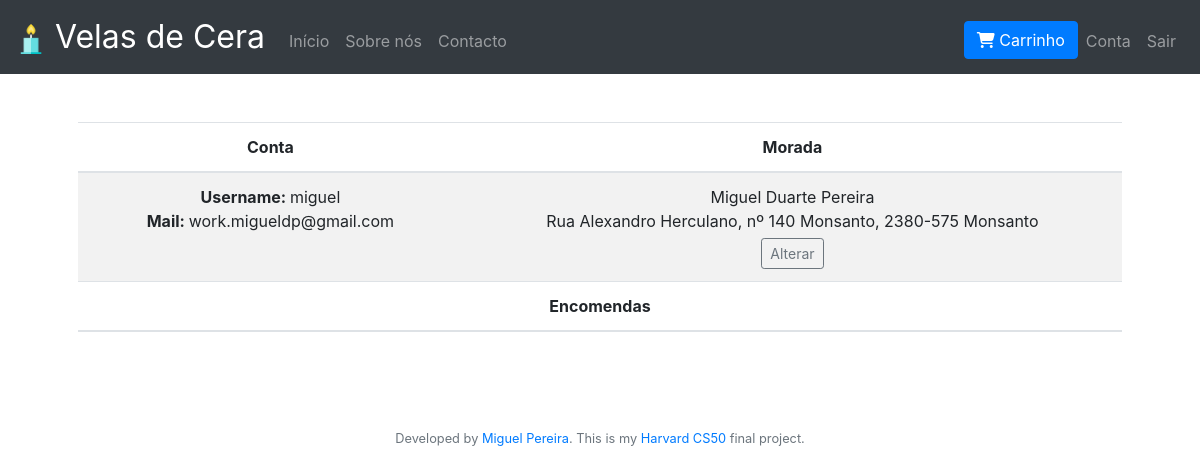
Page /conta (signed in) on the earlier database version.
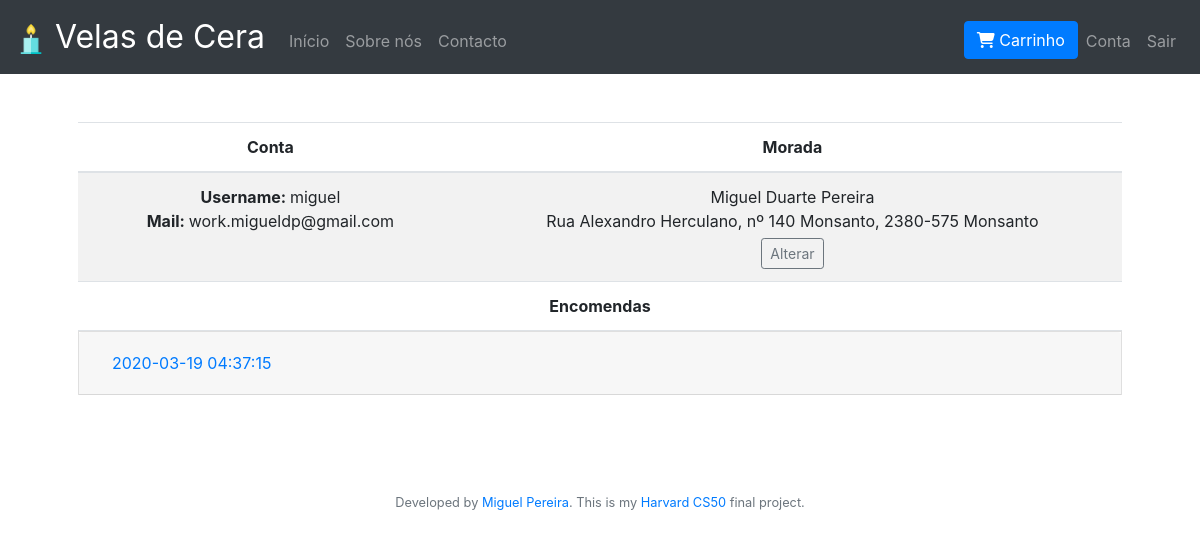
Same page on the later database version.
### tables this page shows
CREATE TABLE users (id integer not null primary key autoincrement, username text not null, hash text not null, mail text not null unique, tipo text not null);

CREATE TABLE morada (user_id integer unique not null, zip text not null, city text not null, street text not null, nome text);

CREATE TABLE encomenda (id integer not null primary key autoincrement, user_id integer not null, product_id integer not null, quantities numeric not null, price numeric not null, product_name text not null, data timestamp not null default current_timestamp, estado text not null default em_processo);

### app.py (the view, shortened to what this page needs)
@app.route("/conta", methods=["GET", "POST"])
@login_required
def conta():
    user_id = session.get("user_id")
    rows = db.execute ("select username, mail from users where id = :user_id", user_id=user_id)
    username = rows[0]["username"]
    mail = rows[0]["mail"]
    zipcode=''
    city=''
    street=''
    nome=''
    encomendas_datas = db.execute("select data, id from encomenda where user_id = :user_id group by data", user_id=user_id)
    encomendas = db.execute("select * from encomenda where user_id = :user_id", user_id=user_id)
    exists_adress = False
    check_adress = db.execute("select * from morada where user_id=:user_id", user_id=user_id)
    if len(check_adress) == 1 and check_adress[0]["user_id"] == user_id:
        exists_adress = True
        zipcode=check_adress[0]["zip"]
        city=check_adress[0]["city"]
        street=check_adress[0]["street"]
        nome=check_adress[0]["nome"]
    return render_template("conta.html", username=username, mail=mail, exists_adress=exists_adress, zipcode=zipcode, city=city, street=street, nome=nome, encomendas=encomendas, encomendas_datas=encomendas_datas)

### app.py (called while the page is built)
@app.after_request
def after_request(response):
    response.headers["Cache-Control"] = "no-cache, no-store, must-revalidate"
    response.headers["Expires"] = 0
    response.headers["Pragma"] = "no-cache"
    return response

def login_required(f):
    @wraps(f)
    def decorated_function(*args, **kwargs):
        if session.get("user_id") is None:
            return redirect("/login")
        return f(*args, **kwargs)
    return decorated_function

### templates/conta.html (shortened to what this page needs)
{% extends "layout.html" %}
{% block main %}
<main class="container p-5" >
    <table class="table table-striped">
        <thead>
            <tr>
                <th>Conta</th>
                <th>Morada</th>
            </tr>
        </thead>
        <tbody>
            <tr>
                <td>
                    <div class="container">
                        <b>Username: </b>{{username}}<br>
                        <b>Mail: </b>{{mail}}
                </td>
                <td>
                    <form action="/conta" method="POST" enctype=multipart/form-data>
                    {% if exists_adress %}
                          {{nome}}<br>
                          {{street}}, {{zipcode}} {{city}}<br>
                          <button style="margin-top: 5px;" class="btn btn-sm btn-outline-secondary" type="submit" name="alterar_button" value="a">Alterar</button>
                    {% endif %}
                </form>
                </td>
            </tr>
        </tbody>
    </table>
    <table class="table table-striped" style="margin-bottom: -1px; margin-top: -16px;">
        <thead>
            <tr>
                <th>Encomendas</th>
            </tr>
        </thead>
    </table>
    {% for encomenda_data in encomendas_datas %}
    <div class="accordion" id="accordion">
        <div class="card">
          <div class="card-header" id="heading_{{encomenda_data.id}}">
            <h2 class="mb-0">
              <button style="float: left;" class="btn btn-link" type="button" data-toggle="collapse" data-target="#collapse_{{encomenda_data.id}}" aria-expanded="true" aria-controls="collapse_{{encomenda_data.id}}">
                {{encomenda_data.data}}
              </button>
            </h2>
          </div>
        </div>
      </div>
      {% endfor %}
</main>
{% endblock %}

### templates/layout.html (shortened to what this page needs)
<!DOCTYPE html>
<html lang="pt">
    <head>
        <link href="https://maxcdn.bootstrapcdn.com/bootstrap/4.1.3/css/bootstrap.min.css" rel="stylesheet">
        <link href="/static/styles.css" rel="stylesheet">
    </head>
    <body>
        <nav class="navbar fixed-top navbar-expand-md navbar-dark bg-dark">
            <a class="navbar-brand" href="/"><img src="/static/favicon.png" width="30" height="30" class="d-inline-block align-center" alt="/"> Velas de Cera</a>
            <div class="collapse navbar-collapse" id="navbar">
                    <ul class="navbar-nav mr-auto mt-2">
                        <li class="nav-item"><a class="nav-link" href="/">Início</a></li>
                        <li class="nav-item"><a class="nav-link" href="/about">Sobre nós</a></li>
                        <li class="nav-item"><a class="nav-link" href="/contacto">Contacto</a></li>
                    </ul>
                {% if session.user_id %}
                    <ul class="navbar-nav ml-auto mt-2">
                        {% if session.user_type == 'admin' %}
                            <li class="nav-item"><a class="btn btn-danger" href="/admin">
                                <span style="color: white">
                                    <i class="fas fa-wrench"></i>
                            </span> Admin</a></li>
                        {% else %}
                            <li class="nav-item"><a class="btn btn-primary" href="/cart">
                                <span style="color: white">
                                    <i class="fas fa-shopping-cart"></i>
                              </span> Carrinho</a></li>
                            <li class="nav-item"><a class="nav-link" href="/conta">Conta</a></li>
                        {% endif %}
                        <li class="nav-item"><a class="nav-link" href="/logout">Sair</a></li>
                    </ul>
                {% else %}
                    <ul class="navbar-nav ml-auto mt-2">
                        <li class="nav-item"><a class="nav-link" href="/register">Registar</a></li>
                        <li class="nav-item"><a class="nav-link" href="/login">Entrar</a></li>
                    </ul>
                {% endif %}
            </div>
        </nav>
        <main style="margin-top: 74px;">
            {% block main %}{% endblock %}
        </main>
        <footer class="small text-center text-muted" style="margin-top: 50px; margin-bottom: 50px;">
            Developed by <a href="https://www.linkedin.com/in/miguelduartepereira/">Miguel Pereira</a>. This is my <a href="https://cs50.harvard.edu/x/2020/project/">Harvard CS50</a> final project.
        </footer>
    </body>
</html>

### static/styles.css (style rules this page uses)
nav .navbar-brand { font-size: xx-large; }
main { overflow-x: auto; text-align: center; }

Differences in the rows shown:
added encomenda: data "2020-03-19 04:37:15"
